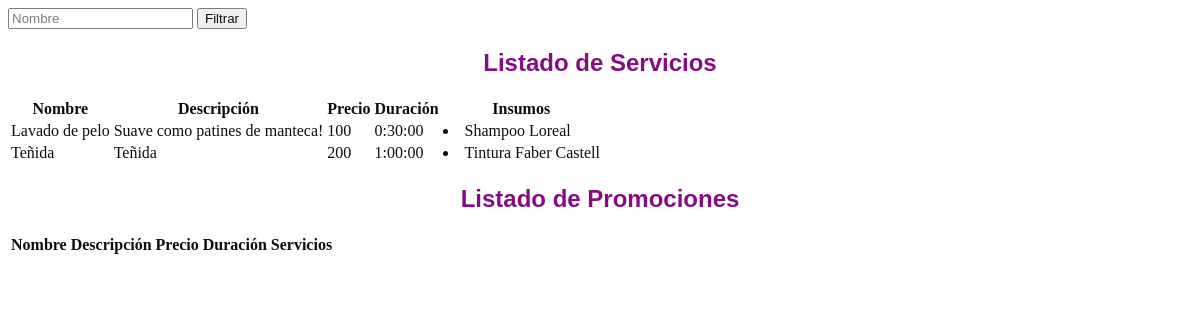
/gestion/listaServicios/, run on an earlier commit of the app's database.
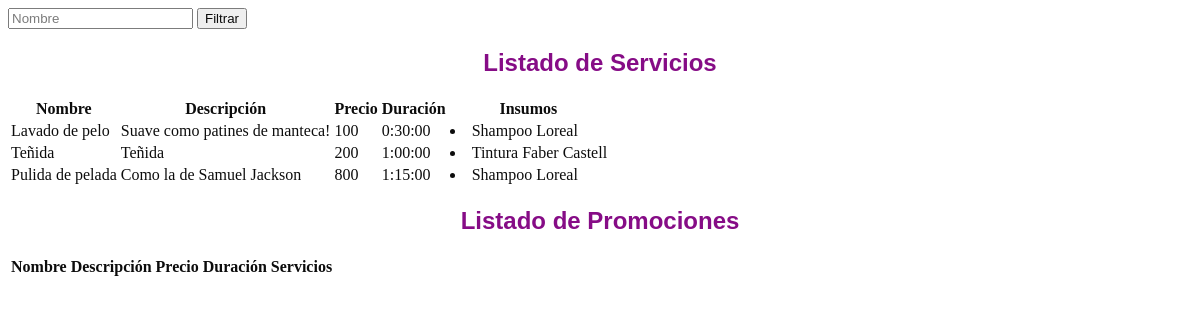
And on a later commit of the database.
### gestion/models.py (models this page shows, shortened)
class Servicio(models.Model):
    FILTROS = {
        "nombre": ["nombre__icontains"],
    }
    class Meta:
        abstract = True
    MODULO = timedelta(minutes=15)
    nombre = models.CharField(max_length=100)
    descripcion = models.CharField(max_length=100)
    precio = models.IntegerField(default=0)
    sector = models.ForeignKey(Sector)

class ServicioBasico(Servicio):
    duracion = models.IntegerField(default=0)
    insumos = models.ManyToManyField(Insumo, blank=True)
    def get_duracion(self):
        return self.duracion * self.MODULO

class Insumo (models.Model):
    MINILITROS= 'Minilitros'
    LITROS= 'Litros'
    GRAMOS = 'Gramos'
    KILOS = 'Kilos'
    CC = 'Centimetros Cubicos'
    UNIDAD_DE_MEDIDA = [
        (MINILITROS, 'Minilitros'),
        (LITROS, 'Litros'),
        (GRAMOS, 'Gramos'),
        (KILOS, 'Kilos'),
        (CC, 'Centimetros Cubicos')
    ]
    FILTROS = {
        "nombre": ["nombre__icontains"],
        "marca": ["marca__icontains"]
    }
    nombre = models.CharField(max_length=100)
    marca = models.CharField(max_length=100)
    contenidoNeto = models.PositiveIntegerField(default="Centimetros Cubicos")
    unidadDeMedida = models.CharField(max_length=25, choices=UNIDAD_DE_MEDIDA, default=0)
    stock = models.IntegerField(default=0)
    def __str__(self):
        return "{} {}".format(self.nombre, self.marca)

### gestion/views.py (the view)
def listaServicios(request):
    servicios = ServicioBasico.objects.all()
    insumos = Insumo.objects.all()
    return render(request, 'servicio/listaServicios.html', {'servicios': servicios, 'insumos': insumos})

### gestion/templates/servicio/listaServicios.html (shortened to what this page needs)
<div class="container background-white" style="opacity: 0.95;">
    <div class="row margin-vert-30">
        <div class="col-md-12">
            <form method="get" action="">
                <input name="nombre" placeholder="Nombre" value="{{ f.nombre }}" class="filtro">
                <button class="btn btn-violet pull-right" type="submit">Filtrar</button>
            </form>
            <h2><font color="Purple"><font face="arial"><center> Listado de Servicios </center></font></font></h2>
            <table class="table table-striped">
                <thread>
                    <tr>
                        <th>Nombre</th>
                        <th>Descripción</th>
                        <th>Precio</th>
                        <th>Duración</th>
                        <th>Insumos</th>
                    </tr>
                </thread>
                <tbody>
                    {% for servicio in servicios %}
                    <tr>
                        <td>{{servicio.nombre}}</td>
                        <td>{{servicio.descripcion}}</td>
                        <td>{{servicio.precio}}</td>
                        <td>{{servicio.get_duracion}}</td>
                        <td>{% for insumo in servicio.insumos.all %}
                               <li>{{insumo}}
                            {% endfor %}
                        </td>
                    </tr>
                    {% endfor %}
                </tbody>
            </table>
            <h2><font color="Purple"><font face="arial"><center> Listado de Promociones </center></font></font></h2>
            <table class="table table-striped">
                <thread>
                    <tr>
                        <th>Nombre</th>
                        <th>Descripción</th>
                        <th>Precio</th>
                        <th>Duración</th>
                        <th>Servicios</th>
                    </tr>
                </thread>
            </table>
        </div>
    </div>
</div>

What changed in the data, as far as the page shows it:
added ServicioBasico: nombre "Pulida de pelada", descripcion "Como la de Samuel Jackson", precio "800", get_duracion "1:15:00", Insumo (nombre+marca "Shampoo Loreal")
